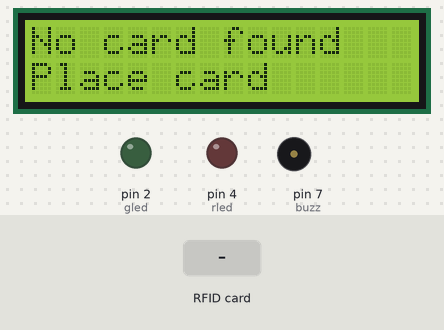
The sketch below on a simulated Arduino Uno, built with avr-gcc and run on an emulated ATmega328P. On the bench: 16×2 character LCD, output pins drawn as LEDs (lit = HIGH), buzzer (waves = sounding, pin HIGH). The test bench sets the inputs (shaded band). Pins used as bus, display or sensor lines are not drawn; what the sketch prints to the serial monitor is not drawn.

Above: at 1.3 s.
1.4 s: RFID card 33 66 6B A6 held to the reader
At 2.2 s:
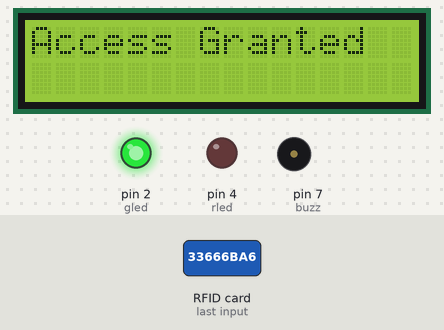
At 4.2 s:
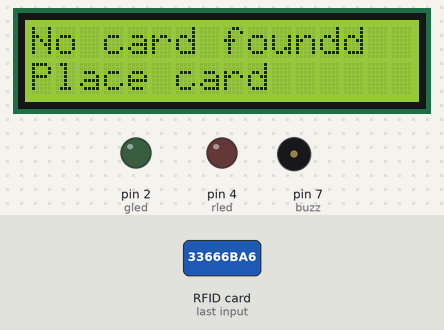
4.4 s: RFID card 5E 7A 19 C4 held to the reader
At 5.2 s:
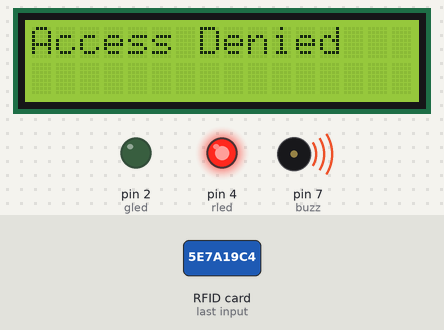
Timing chart, 0 to 7.4 s (numbered marks = the images above; inputs shaded):
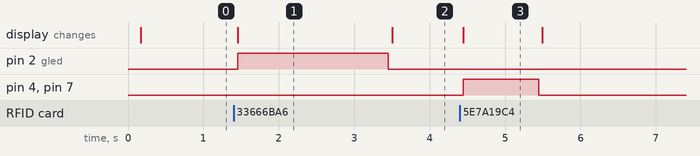

Measured:
- after the input at 1.4 s, pin 2 (gled): LOW → HIGH after 0.05 s, → LOW 2.0 s later; the display: changes after 0.05 s (image 1)
- after the input at 4.4 s, pin 4 (rled), pin 7 (buzz): LOW → HIGH after 0.05 s, → LOW 1.0 s later; the display: changes after 0.05 s (image 3)
- what the display in image 1 shows lasts 2.0 s, from 1.5 s to 3.5 s
- what the display in image 3 shows lasts 1.1 s, from 4.4 s to 5.5 s

The sketch:

RFID_reader.ino
```cpp
#include <LCD_I2C.h>
#include <SPI.h>
#include <MFRC522.h>

#define RST_PIN         9
#define SS_PIN          10

int rled=4;
int gled=2;
int buzz=7;


MFRC522 mfrc522(SS_PIN, RST_PIN);
LCD_I2C lcd(0x27,16,2);

byte accessID[4]= {0x33, 0x66, 0x6B, 0xA6};


void setup() {
  pinMode(rled,OUTPUT);
  pinMode(gled,OUTPUT);
  pinMode(buzz,OUTPUT);
  Serial.begin(9600);
  while (!Serial);
  SPI.begin();
  mfrc522.PCD_Init();
  delay(4);
  mfrc522.PCD_DumpVersionToSerial();
  lcd.begin();
  lcd.backlight();
}

void loop() {
  // Reset the loop if no new card present on the sensor/reader. This saves the entire process when idle.
  if ( ! mfrc522.PICC_IsNewCardPresent()) {
    lcd.setCursor(0,0);
    lcd.print("No card found");
    lcd.setCursor(0,1);
    lcd.print("Place card ");
    return;
  }

  // Select one of the cards
  if ( ! mfrc522.PICC_ReadCardSerial()) {
    return;
  }


  if(mfrc522.uid.uidByte[0]==accessID[0] && mfrc522.uid.uidByte[1]==accessID[1] && mfrc522.uid.uidByte[2]==accessID[2] && mfrc522.uid.uidByte[3]==accessID[3]){
    lcd.clear();
    lcd.setCursor(0,0);
    lcd.print("Access Granted");
    digitalWrite(gled,HIGH);
    delay(2000);
    digitalWrite(gled,LOW);
  }
  else{
    lcd.clear();
    lcd.setCursor(0,0);
    lcd.print("Access Denied");
    digitalWrite(rled,HIGH);
    digitalWrite(buzz,HIGH);
    delay(1000);
    digitalWrite(rled,LOW);
    digitalWrite(buzz,LOW);
}

//used to reset the rfid reader
mfrc522.PICC_HaltA();
}
```
